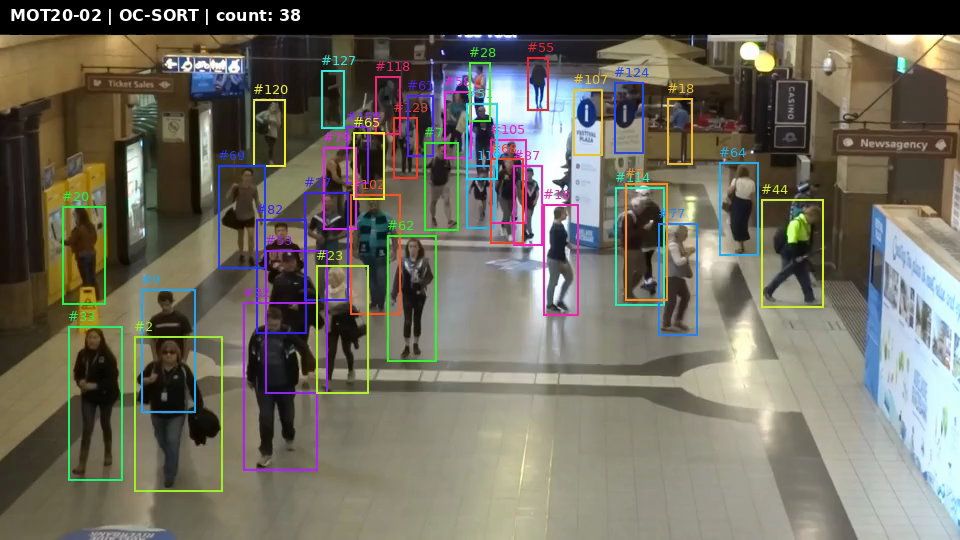
#> input picture experiments/journal_figs/frame_ocsort.png, 960 x 540 px, found by its file name
$ python make_fig10.py
#> lines starting #> are read from the running program, lines starting #| are printed output that depends on the picture
"""Gambar 4 versi 2x3: 4 tracker + GT + crop zoom area padat - .venv-s2/bin/python."""
from PIL import Image, ImageDraw, ImageFont

base = 'experiments/journal_figs'
panels = [
    ('frame_ocsort.png', 'a) OC-SORT'),
    ('frame_deepocsort.png', 'b) Deep-OC-SORT'),
    ('frame_diffmot.png', 'c) DiffMOT'),
    ('frame_lighttrack.png', 'd) LightTrack'),
    ('frame_gt.png', 'e) Ground Truth'),
]
imgs = [Image.open(f'{base}/{f}') for f, _ in panels]
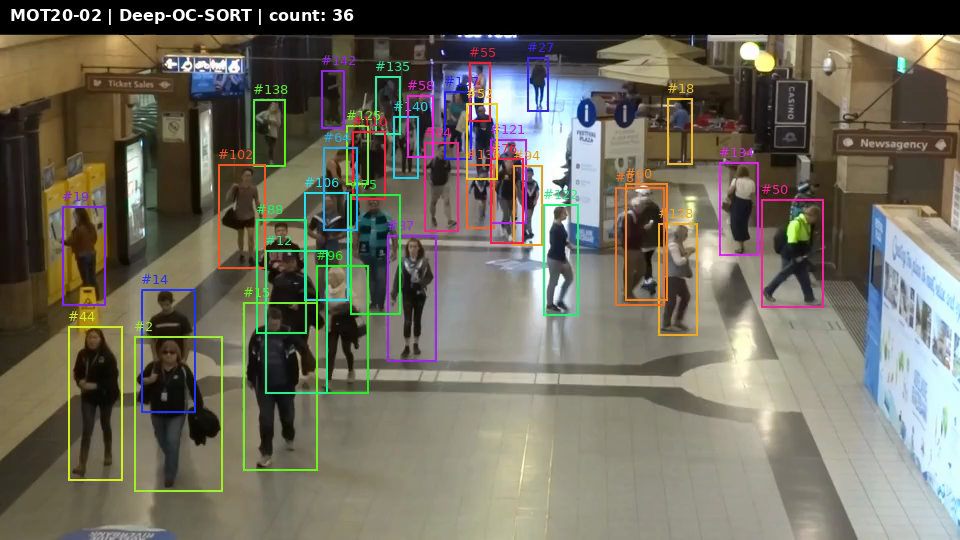
#> input picture experiments/journal_figs/frame_deepocsort.png, 960 x 540 px, found by its file name
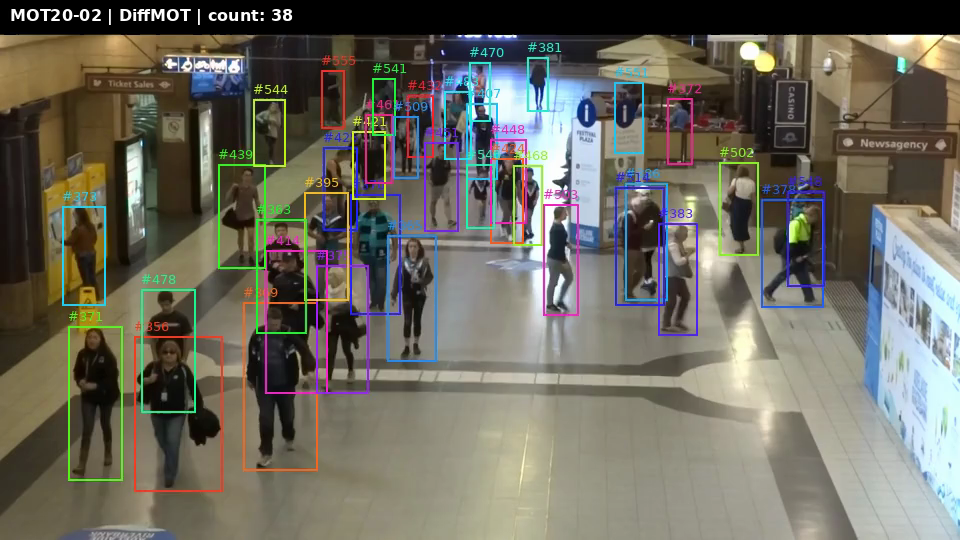
#> input picture experiments/journal_figs/frame_diffmot.png, 960 x 540 px, found by its file name
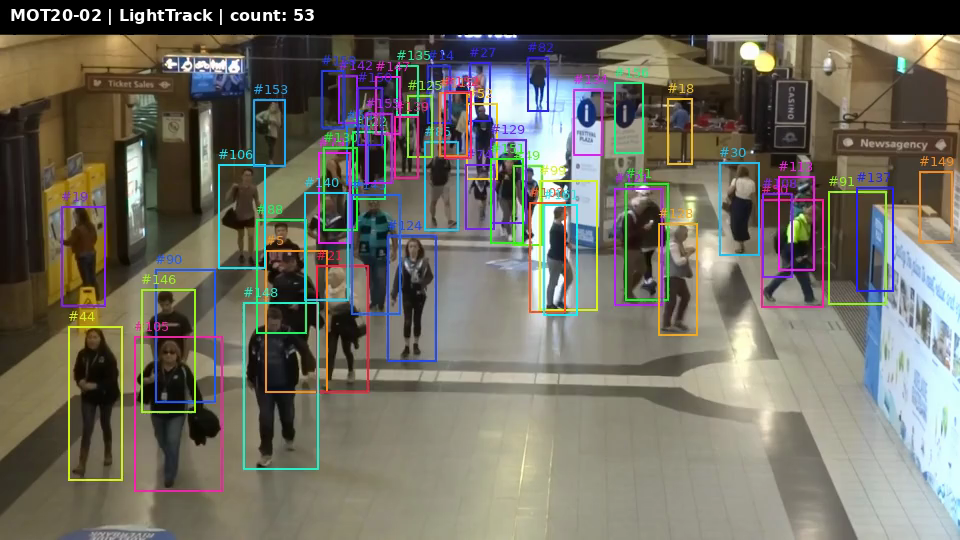
#> input picture experiments/journal_figs/frame_lighttrack.png, 960 x 540 px, found by its file name
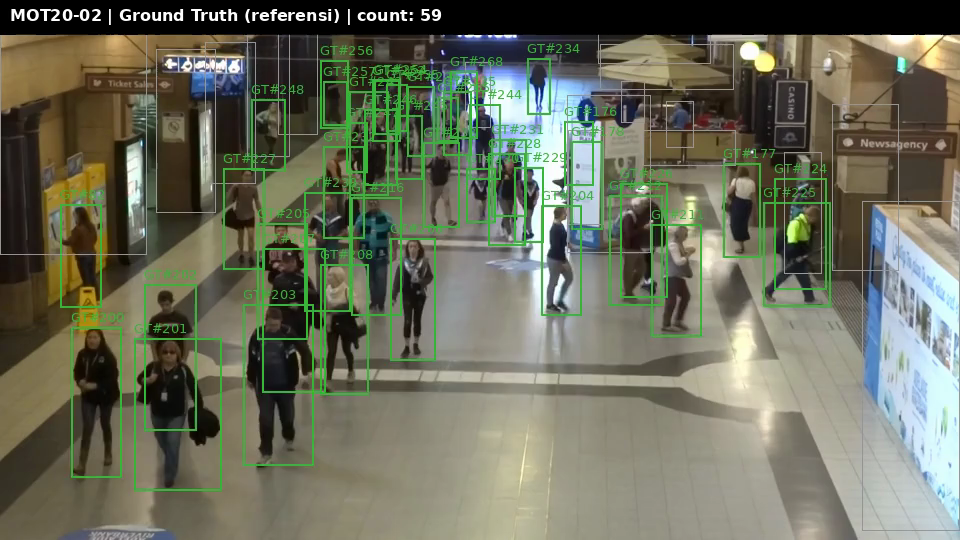
#> input picture experiments/journal_figs/frame_gt.png, 960 x 540 px, found by its file name
#> imgs = 5 items
w, h = imgs[0].size
#> w = 960; h = 540
# crop area tengah (kerumunan padat) untuk baris bawah: kotak tengah 55%x55%
cw, ch = int(w * 0.55), int(h * 0.55)
#> cw = 528; ch = 297
cx, cy = (w - cw) // 2, (h - ch) // 2
#> cx = 216; cy = 121
zooms = [im.crop((cx, cy, cx + cw, cy + ch)) for im in imgs]
#> zooms = 5 items
# upscale crop ke lebar kolom biar 2 baris sama lebar
zooms = [z.resize((w, int(ch * w / cw))) for z in zooms]
zh = zooms[0].height
#> zh = 540

label_h = 46
gap = 14
W = w * 3 + gap * 2
#> W = 2908
H = (label_h + h) + gap + (label_h + zh)
#> H = 1186
canvas = Image.new('RGB', (W, H), 'white')
#> canvas: PIL image 2908x1186 RGB; every value is 255
d = ImageDraw.Draw(canvas)
try:
    font = ImageFont.truetype('/usr/share/fonts/truetype/dejavu/DejaVuSans-Bold.ttf', 24)
except OSError:
    font = ImageFont.load_default()

def paste_labeled(idx, x, y):
    lab = panels[idx][1]
    canvas.paste(imgs[idx], (x, y + label_h))
    bb = d.textbbox((0, 0), lab, font=font)
    d.text((x + (w - (bb[2] - bb[0])) // 2, y + 8), lab, fill='black', font=font)

def paste_zoom(idx, x, y):
    lab = panels[idx][1].replace(')', ' - zoom)')
    canvas.paste(zooms[idx], (x, y + label_h))
    bb = d.textbbox((0, 0), lab, font=font)
    d.text((x + (w - (bb[2] - bb[0])) // 2, y + 8), lab, fill='black', font=font)

# baris 1: OC-SORT, Deep-OC-SORT, DiffMOT
for i in range(3):
    paste_labeled(i, i * (w + gap), 0)
#> this loop made 3 passes
#> bb in paste_labeled on passes 1 to 3: (0, 5, 156, 26), (0, 5, 237, 28), (0, 5, 142, 26)
# baris 2: LightTrack, GT (2 kolom terakhir digabung untuk zoom GT supaya seimbang)
paste_labeled(3, 0, label_h + h + gap)
#> call 4 of paste_labeled, with idx = 3, x = 0, y = 600
#> in paste_labeled (call 4), `canvas.paste(imgs[idx], (x, y + label_h))`:
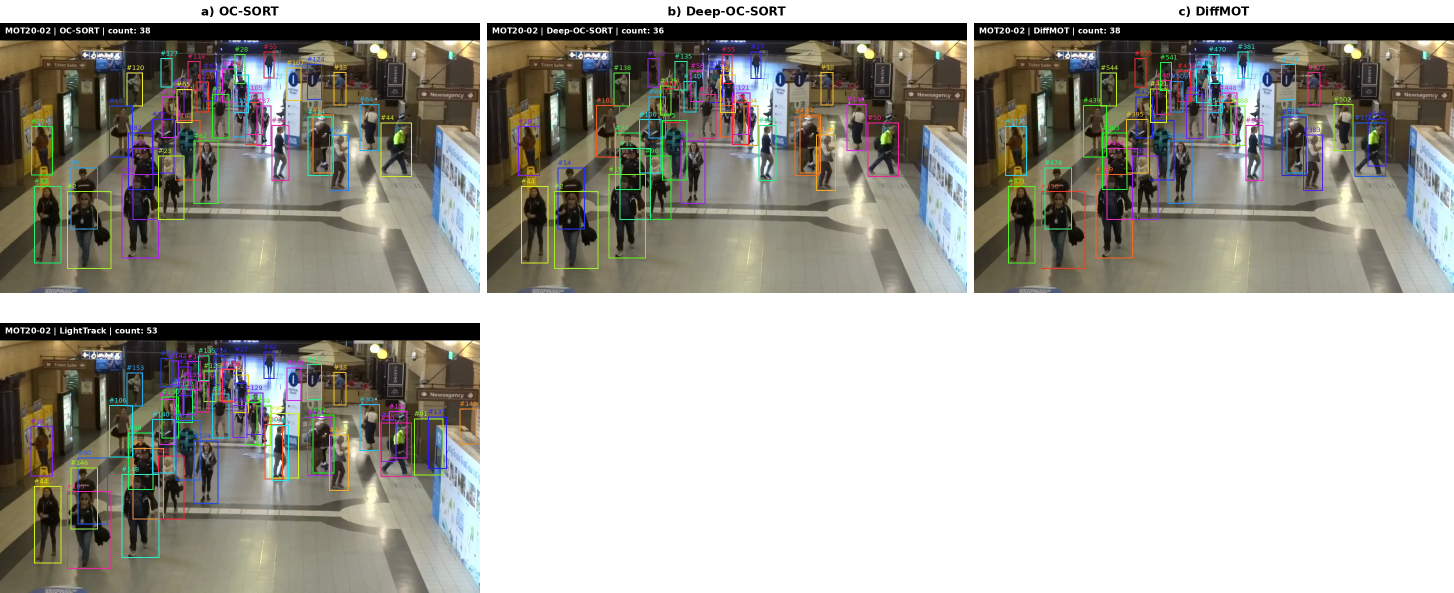
#> canvas: PIL image 2908x1186 RGB (shown at 1/2 size); mean R, G, B 167.2, 165.4, 158.4
#> in paste_labeled (call 4), `bb = d.textbbox((0, 0), lab, font=font)`: bb = (0, 5, 179, 28)
paste_labeled(4, w + gap, label_h + h + gap)
#> in paste_labeled (call 5), `canvas.paste(imgs[idx], (x, y + label_h))`:
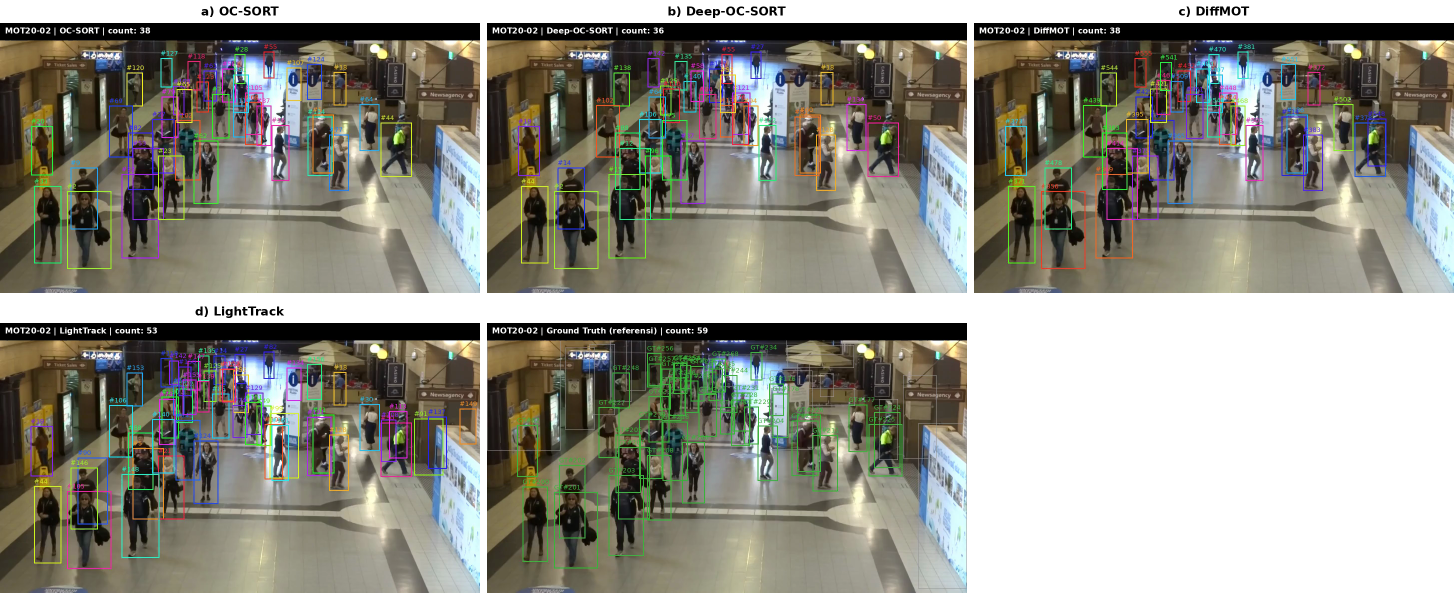
#> canvas: PIL image 2908x1186 RGB (shown at 1/2 size); mean R, G, B 144.8, 143.5, 133.8
#> in paste_labeled (call 5), `bb = d.textbbox((0, 0), lab, font=font)`: bb = (0, 5, 215, 26)
canvas.save(f'{base}/fig10_demo_qualitative.png')
print('OK', canvas.size)
#| OK (2908, 1186)
